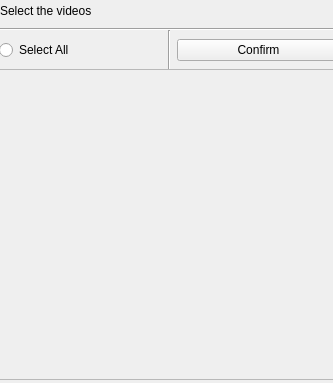
<?xml version="1.0" encoding="UTF-8"?>
<ui version="4.0">
 <class>Form</class>
 <widget class="QWidget" name="Form">
  <property name="geometry">
   <rect>
    <x>0</x>
    <y>0</y>
    <width>333</width>
    <height>383</height>
   </rect>
  </property>
  <property name="windowTitle">
   <string>Form</string>
  </property>
  <widget class="QWidget" name="verticalLayoutWidget">
   <property name="geometry">
    <rect>
     <x>0</x>
     <y>0</y>
     <width>341</width>
     <height>31</height>
    </rect>
   </property>
   <layout class="QVBoxLayout" name="verticalLayout">
    <item>
     <widget class="QLabel" name="Notification">
      <property name="text">
       <string>Select the videos </string>
      </property>
     </widget>
    </item>
    <item>
     <widget class="Line" name="line_2">
      <property name="orientation">
       <enum>Qt::Horizontal</enum>
      </property>
     </widget>
    </item>
   </layout>
  </widget>
  <widget class="QWidget" name="horizontalLayoutWidget">
   <property name="geometry">
    <rect>
     <x>-1</x>
     <y>30</y>
     <width>341</width>
     <height>41</height>
    </rect>
   </property>
   <layout class="QHBoxLayout" name="horizontalLayout">
    <item>
     <widget class="QRadioButton" name="Select_all">
      <property name="text">
       <string>Select All</string>
      </property>
     </widget>
    </item>
    <item>
     <widget class="Line" name="line">
      <property name="orientation">
       <enum>Qt::Vertical</enum>
      </property>
     </widget>
    </item>
    <item>
     <widget class="QPushButton" name="Btn_confirm">
      <property name="text">
       <string>Confirm</string>
      </property>
     </widget>
    </item>
   </layout>
  </widget>
  <widget class="QWidget" name="verticalLayoutWidget_2">
   <property name="geometry">
    <rect>
     <x>-1</x>
     <y>69</y>
     <width>341</width>
     <height>311</height>
    </rect>
   </property>
   <layout class="QVBoxLayout" name="verticalLayout_2">
    <item>
     <widget class="QScrollArea" name="scrollArea">
      <property name="widgetResizable">
       <bool>true</bool>
      </property>
      <widget class="QWidget" name="scrollAreaWidgetContents">
       <property name="geometry">
        <rect>
         <x>0</x>
         <y>0</y>
         <width>337</width>
         <height>307</height>
        </rect>
       </property>
      </widget>
     </widget>
    </item>
   </layout>
  </widget>
 </widget>
 <resources/>
 <connections/>
</ui>
